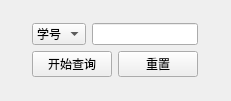
<?xml version="1.0" encoding="UTF-8"?>
<ui version="4.0">
 <class>queryPanel</class>
 <widget class="QWidget" name="queryPanel">
  <property name="geometry">
   <rect>
    <x>0</x>
    <y>0</y>
    <width>231</width>
    <height>101</height>
   </rect>
  </property>
  <property name="windowTitle">
   <string>Form</string>
  </property>
  <layout class="QHBoxLayout" name="horizontalLayout_4">
   <item>
    <spacer name="horizontalSpacer">
     <property name="orientation">
      <enum>Qt::Horizontal</enum>
     </property>
     <property name="sizeHint" stdset="0">
      <size>
       <width>40</width>
       <height>20</height>
      </size>
     </property>
    </spacer>
   </item>
   <item>
    <layout class="QVBoxLayout" name="verticalLayout">
     <item>
      <spacer name="verticalSpacer">
       <property name="orientation">
        <enum>Qt::Vertical</enum>
       </property>
       <property name="sizeHint" stdset="0">
        <size>
         <width>20</width>
         <height>40</height>
        </size>
       </property>
      </spacer>
     </item>
     <item>
      <layout class="QHBoxLayout" name="horizontalLayout">
       <item>
        <widget class="QComboBox" name="comboBox">
         <property name="maximumSize">
          <size>
           <width>60</width>
           <height>16777215</height>
          </size>
         </property>
         <item>
          <property name="text">
           <string>学号</string>
          </property>
         </item>
         <item>
          <property name="text">
           <string>姓名</string>
          </property>
         </item>
         <item>
          <property name="text">
           <string>班级</string>
          </property>
         </item>
         <item>
          <property name="text">
           <string>性别</string>
          </property>
         </item>
         <item>
          <property name="text">
           <string>年龄</string>
          </property>
         </item>
         <item>
          <property name="text">
           <string>电话</string>
          </property>
         </item>
         <item>
          <property name="text">
           <string>QQ</string>
          </property>
         </item>
         <item>
          <property name="text">
           <string>地址</string>
          </property>
         </item>
        </widget>
       </item>
       <item>
        <widget class="QLineEdit" name="lineEdit"/>
       </item>
      </layout>
     </item>
     <item>
      <layout class="QHBoxLayout" name="horizontalLayout_2">
       <item>
        <widget class="QPushButton" name="pushButton">
         <property name="text">
          <string>开始查询</string>
         </property>
        </widget>
       </item>
       <item>
        <widget class="QPushButton" name="pushButton_2">
         <property name="text">
          <string>重置</string>
         </property>
        </widget>
       </item>
      </layout>
     </item>
     <item>
      <spacer name="verticalSpacer_2">
       <property name="orientation">
        <enum>Qt::Vertical</enum>
       </property>
       <property name="sizeHint" stdset="0">
        <size>
         <width>20</width>
         <height>40</height>
        </size>
       </property>
      </spacer>
     </item>
    </layout>
   </item>
   <item>
    <spacer name="horizontalSpacer_2">
     <property name="orientation">
      <enum>Qt::Horizontal</enum>
     </property>
     <property name="sizeHint" stdset="0">
      <size>
       <width>40</width>
       <height>20</height>
      </size>
     </property>
    </spacer>
   </item>
  </layout>
 </widget>
 <resources/>
 <connections/>
</ui>
